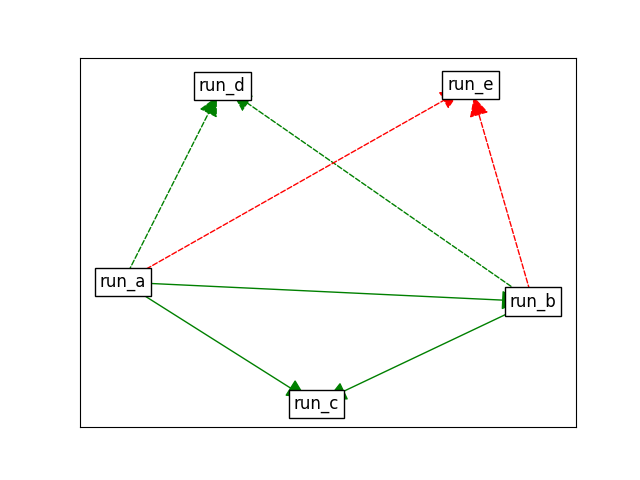

Write the Python code that produced this figure.

from pathlib import Path

from redengine.tasks import FuncTask
from redengine.arguments import Return
from redengine import session

ROOT = Path(__file__).parent

@FuncTask(start_cond="daily")
def run_a():
    ... # Do stuff

@FuncTask(start_cond="after task 'run_a'")
def run_b(myarg):
    ... # Do stuff

@FuncTask(start_cond="after task 'run_a' & after task 'run_b'")
def run_c(myarg):
    ... # Do stuff

@FuncTask(start_cond="after task 'run_a' | after task 'run_b'")
def run_d(myarg):
    ... # Do stuff

@FuncTask(start_cond="after task 'run_a' failed | after task 'run_b' failed")
def run_e(myarg):
    ... # Do stuff

import matplotlib.pyplot as plt

fig = plt.figure()
session.dependencies.to_networkx()
fig.savefig(ROOT / 'pipeline.png')